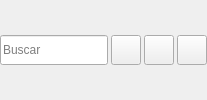
      <widget class="QWidget" name="SearchArea" native="true">
       <property name="sizePolicy">
        <sizepolicy hsizetype="Expanding" vsizetype="Fixed">
         <horstretch>0</horstretch>
         <verstretch>0</verstretch>
        </sizepolicy>
       </property>
       <layout class="QHBoxLayout" name="horizontalLayout_5">
        <property name="spacing">
         <number>3</number>
        </property>
        <property name="leftMargin">
         <number>0</number>
        </property>
        <property name="topMargin">
         <number>0</number>
        </property>
        <property name="rightMargin">
         <number>0</number>
        </property>
        <property name="bottomMargin">
         <number>0</number>
        </property>
        <item>
         <widget class="QLineEdit" name="SearchLine">
          <property name="minimumSize">
           <size>
            <width>0</width>
            <height>30</height>
           </size>
          </property>
          <property name="maximumSize">
           <size>
            <width>16777215</width>
            <height>30</height>
           </size>
          </property>
          <property name="placeholderText">
           <string>Buscar</string>
          </property>
         </widget>
        </item>
        <item>
         <widget class="QPushButton" name="SearchClean">
          <property name="sizePolicy">
           <sizepolicy hsizetype="Fixed" vsizetype="Fixed">
            <horstretch>0</horstretch>
            <verstretch>0</verstretch>
           </sizepolicy>
          </property>
          <property name="minimumSize">
           <size>
            <width>30</width>
            <height>30</height>
           </size>
          </property>
          <property name="maximumSize">
           <size>
            <width>30</width>
            <height>30</height>
           </size>
          </property>
          <property name="cursor">
           <cursorShape>PointingHandCursor</cursorShape>
          </property>
          <property name="text">
           <string/>
          </property>
          <property name="icon">
           <iconset resource="resources/flow.qrc">
            <normaloff>:/images/icons/close-white.svg</normaloff>:/images/icons/close-white.svg</iconset>
          </property>
         </widget>
        </item>
        <item>
         <widget class="QPushButton" name="SearchLocal">
          <property name="sizePolicy">
           <sizepolicy hsizetype="Fixed" vsizetype="Fixed">
            <horstretch>0</horstretch>
            <verstretch>0</verstretch>
           </sizepolicy>
          </property>
          <property name="minimumSize">
           <size>
            <width>30</width>
            <height>30</height>
           </size>
          </property>
          <property name="maximumSize">
           <size>
            <width>30</width>
            <height>30</height>
           </size>
          </property>
          <property name="cursor">
           <cursorShape>PointingHandCursor</cursorShape>
          </property>
          <property name="text">
           <string/>
          </property>
          <property name="icon">
           <iconset resource="resources/flow.qrc">
            <normaloff>:/images/icons/search.svg</normaloff>:/images/icons/search.svg</iconset>
          </property>
         </widget>
        </item>
        <item>
         <widget class="QPushButton" name="SearchGlobal">
          <property name="sizePolicy">
           <sizepolicy hsizetype="Fixed" vsizetype="Fixed">
            <horstretch>0</horstretch>
            <verstretch>0</verstretch>
           </sizepolicy>
          </property>
          <property name="minimumSize">
           <size>
            <width>30</width>
            <height>30</height>
           </size>
          </property>
          <property name="maximumSize">
           <size>
            <width>30</width>
            <height>30</height>
           </size>
          </property>
          <property name="cursor">
           <cursorShape>PointingHandCursor</cursorShape>
          </property>
          <property name="text">
           <string/>
          </property>
          <property name="icon">
           <iconset resource="resources/flow.qrc">
            <normaloff>:/images/icons/search.svg</normaloff>:/images/icons/search.svg</iconset>
          </property>
         </widget>
        </item>
       </layout>
      </widget>
